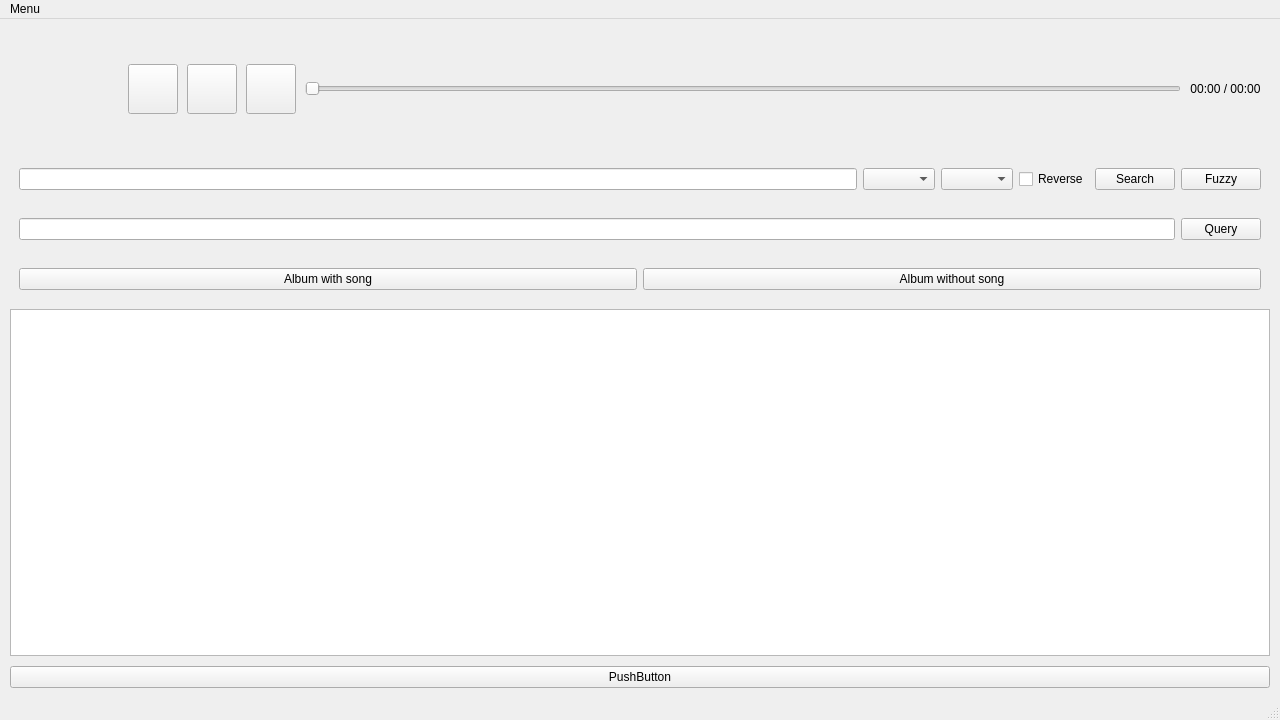
<?xml version="1.0" encoding="UTF-8"?>
<ui version="4.0">
 <class>MainWindow</class>
 <widget class="QMainWindow" name="MainWindow">
  <property name="geometry">
   <rect>
    <x>0</x>
    <y>0</y>
    <width>1280</width>
    <height>720</height>
   </rect>
  </property>
  <property name="windowTitle">
   <string>MainWindow</string>
  </property>
  <widget class="QWidget" name="centralwidget">
   <layout class="QVBoxLayout" name="verticalLayout">
    <property name="spacing">
     <number>10</number>
    </property>
    <property name="leftMargin">
     <number>10</number>
    </property>
    <property name="topMargin">
     <number>10</number>
    </property>
    <property name="rightMargin">
     <number>10</number>
    </property>
    <property name="bottomMargin">
     <number>10</number>
    </property>
    <item>
     <widget class="QWidget" name="widget" native="true">
      <property name="minimumSize">
       <size>
        <width>0</width>
        <height>120</height>
       </size>
      </property>
      <property name="maximumSize">
       <size>
        <width>16777215</width>
        <height>120</height>
       </size>
      </property>
      <layout class="QHBoxLayout" name="horizontalLayout_2">
       <property name="spacing">
        <number>9</number>
       </property>
       <property name="topMargin">
        <number>9</number>
       </property>
       <property name="bottomMargin">
        <number>9</number>
       </property>
       <item>
        <widget class="QLabel" name="albumart">
         <property name="minimumSize">
          <size>
           <width>100</width>
           <height>100</height>
          </size>
         </property>
         <property name="maximumSize">
          <size>
           <width>100</width>
           <height>100</height>
          </size>
         </property>
         <property name="text">
          <string/>
         </property>
        </widget>
       </item>
       <item>
        <widget class="QPushButton" name="prev">
         <property name="sizePolicy">
          <sizepolicy hsizetype="Minimum" vsizetype="Minimum">
           <horstretch>0</horstretch>
           <verstretch>0</verstretch>
          </sizepolicy>
         </property>
         <property name="minimumSize">
          <size>
           <width>50</width>
           <height>50</height>
          </size>
         </property>
         <property name="maximumSize">
          <size>
           <width>50</width>
           <height>50</height>
          </size>
         </property>
         <property name="text">
          <string/>
         </property>
         <property name="iconSize">
          <size>
           <width>25</width>
           <height>25</height>
          </size>
         </property>
        </widget>
       </item>
       <item>
        <widget class="QPushButton" name="play_pause">
         <property name="sizePolicy">
          <sizepolicy hsizetype="Minimum" vsizetype="Minimum">
           <horstretch>0</horstretch>
           <verstretch>0</verstretch>
          </sizepolicy>
         </property>
         <property name="minimumSize">
          <size>
           <width>50</width>
           <height>50</height>
          </size>
         </property>
         <property name="maximumSize">
          <size>
           <width>50</width>
           <height>50</height>
          </size>
         </property>
         <property name="text">
          <string/>
         </property>
         <property name="iconSize">
          <size>
           <width>25</width>
           <height>25</height>
          </size>
         </property>
        </widget>
       </item>
       <item>
        <widget class="QPushButton" name="next">
         <property name="sizePolicy">
          <sizepolicy hsizetype="Minimum" vsizetype="Minimum">
           <horstretch>0</horstretch>
           <verstretch>0</verstretch>
          </sizepolicy>
         </property>
         <property name="minimumSize">
          <size>
           <width>50</width>
           <height>50</height>
          </size>
         </property>
         <property name="maximumSize">
          <size>
           <width>50</width>
           <height>50</height>
          </size>
         </property>
         <property name="text">
          <string/>
         </property>
         <property name="iconSize">
          <size>
           <width>25</width>
           <height>25</height>
          </size>
         </property>
        </widget>
       </item>
       <item>
        <widget class="QSlider" name="slider">
         <property name="cursor">
          <cursorShape>ArrowCursor</cursorShape>
         </property>
         <property name="mouseTracking">
          <bool>true</bool>
         </property>
         <property name="orientation">
          <enum>Qt::Horizontal</enum>
         </property>
        </widget>
       </item>
       <item>
        <widget class="QLabel" name="play_time">
         <property name="text">
          <string>00:00 / 00:00</string>
         </property>
         <property name="alignment">
          <set>Qt::AlignCenter</set>
         </property>
        </widget>
       </item>
      </layout>
     </widget>
    </item>
    <item>
     <widget class="QWidget" name="widget_2" native="true">
      <property name="minimumSize">
       <size>
        <width>0</width>
        <height>0</height>
       </size>
      </property>
      <layout class="QHBoxLayout" name="horizontalLayout">
       <item>
        <widget class="QLineEdit" name="searchtext"/>
       </item>
       <item>
        <widget class="QComboBox" name="targetSelect"/>
       </item>
       <item>
        <widget class="QComboBox" name="columnSelect"/>
       </item>
       <item>
        <widget class="QCheckBox" name="isReverse">
         <property name="text">
          <string>Reverse</string>
         </property>
        </widget>
       </item>
       <item>
        <widget class="QPushButton" name="button_search">
         <property name="text">
          <string>Search</string>
         </property>
        </widget>
       </item>
       <item>
        <widget class="QPushButton" name="fuzzy">
         <property name="text">
          <string>Fuzzy</string>
         </property>
        </widget>
       </item>
      </layout>
     </widget>
    </item>
    <item>
     <widget class="QWidget" name="widget_3" native="true">
      <layout class="QHBoxLayout" name="horizontalLayout_3">
       <item>
        <widget class="QLineEdit" name="querycmd"/>
       </item>
       <item>
        <widget class="QPushButton" name="button_query">
         <property name="text">
          <string>Query</string>
         </property>
        </widget>
       </item>
      </layout>
     </widget>
    </item>
    <item>
     <widget class="QWidget" name="widget_4" native="true">
      <layout class="QHBoxLayout" name="horizontalLayout_4">
       <item>
        <widget class="QPushButton" name="exist">
         <property name="text">
          <string>Album with song</string>
         </property>
        </widget>
       </item>
       <item>
        <widget class="QPushButton" name="notExist">
         <property name="text">
          <string>Album without song</string>
         </property>
        </widget>
       </item>
      </layout>
     </widget>
    </item>
    <item>
     <widget class="QTableView" name="tableView"/>
    </item>
    <item>
     <widget class="QPushButton" name="pushButton">
      <property name="text">
       <string>PushButton</string>
      </property>
     </widget>
    </item>
   </layout>
  </widget>
  <widget class="QMenuBar" name="menubar">
   <property name="geometry">
    <rect>
     <x>0</x>
     <y>0</y>
     <width>1280</width>
     <height>27</height>
    </rect>
   </property>
   <widget class="QMenu" name="menuMenu">
    <property name="title">
     <string>Menu</string>
    </property>
    <addaction name="actionTest"/>
   </widget>
   <addaction name="menuMenu"/>
  </widget>
  <widget class="QStatusBar" name="statusbar"/>
  <action name="actionTest">
   <property name="text">
    <string>Test</string>
   </property>
  </action>
 </widget>
 <resources/>
 <connections/>
</ui>
